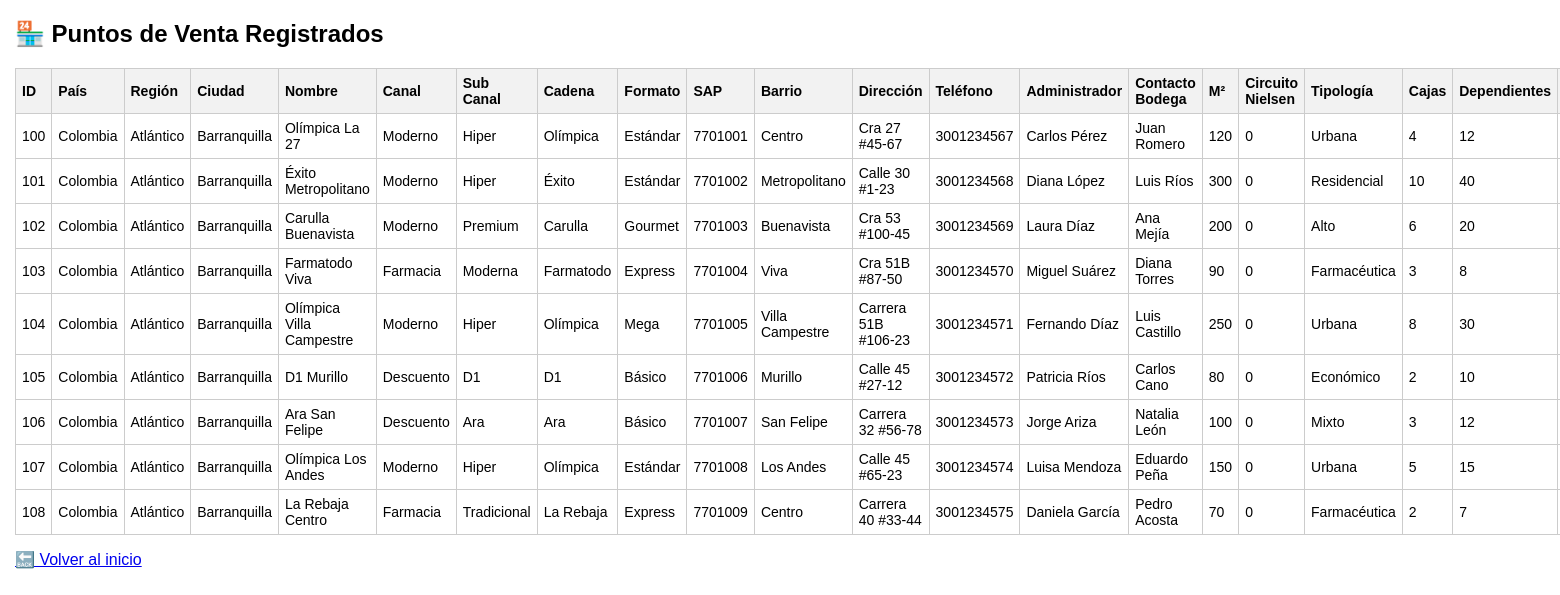
/ver_puntos_venta.php (signed in), run on the app's committed database.
### tables this page shows
CREATE TABLE `puntos_venta` (
  `id` int(11) NOT NULL,
  `pais` varchar(100) DEFAULT NULL,
  `region` varchar(100) DEFAULT NULL,
  `ciudad` varchar(100) DEFAULT NULL,
  `nombre` varchar(150) DEFAULT NULL,
  `canal` varchar(100) DEFAULT NULL,
  `sub_canal` varchar(100) DEFAULT NULL,
  `nombre_cadena` varchar(100) DEFAULT NULL,
  `nombre_formato` varchar(100) DEFAULT NULL,
  `cod_sap` varchar(50) DEFAULT NULL,
  `barrio` varchar(100) DEFAULT NULL,
  `direccion` varchar(200) DEFAULT NULL,
  `telefono` varchar(50) DEFAULT NULL,
  `nombre_administrador` varchar(100) DEFAULT NULL,
  `contacto_bodega` varchar(100) DEFAULT NULL,
  `metros_cuadrados` varchar(50) DEFAULT NULL,
  `circuito_nielsen` varchar(100) DEFAULT NULL,
  `tipologia_punto_venta` varchar(100) DEFAULT NULL,
  `num_cajas_registradoras` int(11) DEFAULT NULL,
  `num_dependientes` int(11) DEFAULT NULL,
  `latitud` varchar(50) DEFAULT NULL,
  `longitud` varchar(50) DEFAULT NULL,
  `validar_georreferencia` varchar(10) DEFAULT NULL
);

### ver_puntos_venta.php (the view, shortened to what this page needs)
<?php
include 'conexion.php';
$sql = "SELECT * FROM puntos_venta ORDER BY id ASC";
$result = mysqli_query($conn, $sql);
?>
<!DOCTYPE html>
<html lang="es">
<head>
</head>
<body>
    <h2>🏪 Puntos de Venta Registrados</h2>
    <table>
    <thead>
        <tr>
            <th>ID</th>
            <th>País</th>
            <th>Región</th>
            <th>Ciudad</th>
            <th>Nombre</th>
            <th>Canal</th>
            <th>Sub Canal</th>
            <th>Cadena</th>
            <th>Formato</th>
            <th>SAP</th>
            <th>Barrio</th>
            <th>Dirección</th>
            <th>Teléfono</th>
            <th>Administrador</th>
            <th>Contacto Bodega</th>
            <th>M²</th>
            <th>Circuito Nielsen</th>
            <th>Tipología</th>
            <th>Cajas</th>
            <th>Dependientes</th>
            <th>Latitud</th>
        </tr>
    </thead>
    <tbody>
        <?php while ($row = mysqli_fetch_assoc($result)): ?>
            <tr>
                <td><?= $row['id'] ?></td>
                <td><?= htmlspecialchars($row['pais']) ?></td>
                <td><?= htmlspecialchars($row['region']) ?></td>
                <td><?= htmlspecialchars($row['ciudad']) ?></td>
                <td><?= htmlspecialchars($row['nombre']) ?></td>
                <td><?= htmlspecialchars($row['canal']) ?></td>
                <td><?= htmlspecialchars($row['sub_canal']) ?></td>
                <td><?= htmlspecialchars($row['nombre_cadena']) ?></td>
                <td><?= htmlspecialchars($row['nombre_formato']) ?></td>
                <td><?= htmlspecialchars($row['cod_sap']) ?></td>
                <td><?= htmlspecialchars($row['barrio']) ?></td>
                <td><?= htmlspecialchars($row['direccion']) ?></td>
                <td><?= htmlspecialchars($row['telefono']) ?></td>
                <td><?= htmlspecialchars($row['nombre_administrador']) ?></td>
                <td><?= htmlspecialchars($row['contacto_bodega']) ?></td>
                <td><?= htmlspecialchars($row['metros_cuadrados']) ?></td>
                <td><?= htmlspecialchars($row['circuito_nielsen']) ?></td>
                <td><?= htmlspecialchars($row['tipologia_punto_venta']) ?></td>
                <td><?= htmlspecialchars($row['num_cajas_registradoras']) ?></td>
                <td><?= htmlspecialchars($row['num_dependientes']) ?></td>
                <td><?= htmlspecialchars($row['latitud']) ?></td>
            </tr>
        <?php endwhile; ?>
    </tbody>
</table>
    <a href="dashboard.php">🔙 Volver al inicio</a>
</body>
</html>

### ver_puntos_venta.php (style rules this page uses)
body { font-family: Arial, sans-serif; margin: 15px; }
h2 { margin-bottom: 20px; }
table { border-collapse: collapse; width: 100%; font-size: 14px; }
th, td { border: 1px solid #ccc; padding: 6px; text-align: left; }
th { background-color: #f2f2f2; }
a { display: inline-block; margin-top: 15px; }

### data on the page
puntos_venta: id "100", pais "Colombia", region "Atlántico", ciudad "Barranquilla", nombre "Olímpica La 27", canal "Moderno", sub_canal "Hiper", nombre_cadena "Olímpica", nombre_formato "Estándar", cod_sap "7701001", barrio "Centro", direccion "Cra 27 #45-67", telefono "3001234567", nombre_administrador "Carlos Pérez", contacto_bodega "Juan Romero", metros_cuadrados "120", circuito_nielsen "0", tipologia_punto_venta "Urbana", num_cajas_registradoras "4", num_dependientes "12"
puntos_venta: id "101", pais "Colombia", region "Atlántico", ciudad "Barranquilla", nombre "Éxito Metropolitano", canal "Moderno", sub_canal "Hiper", nombre_cadena "Éxito", nombre_formato "Estándar", cod_sap "7701002", barrio "Metropolitano", direccion "Calle 30 #1-23", telefono "3001234568", nombre_administrador "Diana López", contacto_bodega "Luis Ríos", metros_cuadrados "300", circuito_nielsen "0", tipologia_punto_venta "Residencial", num_cajas_registradoras "10", num_dependientes "40"
puntos_venta: id "102", pais "Colombia", region "Atlántico", ciudad "Barranquilla", nombre "Carulla Buenavista", canal "Moderno", sub_canal "Premium", nombre_cadena "Carulla", nombre_formato "Gourmet", cod_sap "7701003", barrio "Buenavista", direccion "Cra 53 #100-45", telefono "3001234569", nombre_administrador "Laura Díaz", contacto_bodega "Ana Mejía", metros_cuadrados "200", circuito_nielsen "0", tipologia_punto_venta "Alto", num_cajas_registradoras "6", num_dependientes "20"
puntos_venta: id "103", pais "Colombia", region "Atlántico", ciudad "Barranquilla", nombre "Farmatodo Viva", canal "Farmacia", sub_canal "Moderna", nombre_cadena "Farmatodo", nombre_formato "Express", cod_sap "7701004", barrio "Viva", direccion "Cra 51B #87-50", telefono "3001234570", nombre_administrador "Miguel Suárez", contacto_bodega "Diana Torres", metros_cuadrados "90", circuito_nielsen "0", tipologia_punto_venta "Farmacéutica", num_cajas_registradoras "3", num_dependientes "8"
puntos_venta: id "104", pais "Colombia", region "Atlántico", ciudad "Barranquilla", nombre "Olímpica Villa Campestre", canal "Moderno", sub_canal "Hiper", nombre_cadena "Olímpica", nombre_formato "Mega", cod_sap "7701005", barrio "Villa Campestre", direccion "Carrera 51B #106-23", telefono "3001234571", nombre_administrador "Fernando Díaz", contacto_bodega "Luis Castillo", metros_cuadrados "250", circuito_nielsen "0", tipologia_punto_venta "Urbana", num_cajas_registradoras "8", num_dependientes "30"
puntos_venta: id "105", pais "Colombia", region "Atlántico", ciudad "Barranquilla", nombre "D1 Murillo", canal "Descuento", sub_canal "D1", nombre_cadena "D1", nombre_formato "Básico", cod_sap "7701006", barrio "Murillo", direccion "Calle 45 #27-12", telefono "3001234572", nombre_administrador "Patricia Ríos", contacto_bodega "Carlos Cano", metros_cuadrados "80", circuito_nielsen "0", tipologia_punto_venta "Económico", num_cajas_registradoras "2", num_dependientes "10"
puntos_venta: id "106", pais "Colombia", region "Atlántico", ciudad "Barranquilla", nombre "Ara San Felipe", canal "Descuento", sub_canal "Ara", nombre_cadena "Ara", nombre_formato "Básico", cod_sap "7701007", barrio "San Felipe", direccion "Carrera 32 #56-78", telefono "3001234573", nombre_administrador "Jorge Ariza", contacto_bodega "Natalia León", metros_cuadrados "100", circuito_nielsen "0", tipologia_punto_venta "Mixto", num_cajas_registradoras "3", num_dependientes "12"
puntos_venta: id "107", pais "Colombia", region "Atlántico", ciudad "Barranquilla", nombre "Olímpica Los Andes", canal "Moderno", sub_canal "Hiper", nombre_cadena "Olímpica", nombre_formato "Estándar", cod_sap "7701008", barrio "Los Andes", direccion "Calle 45 #65-23", telefono "3001234574", nombre_administrador "Luisa Mendoza", contacto_bodega "Eduardo Peña", metros_cuadrados "150", circuito_nielsen "0", tipologia_punto_venta "Urbana", num_cajas_registradoras "5", num_dependientes "15"
puntos_venta: id "108", pais "Colombia", region "Atlántico", ciudad "Barranquilla", nombre "La Rebaja Centro", canal "Farmacia", sub_canal "Tradicional", nombre_cadena "La Rebaja", nombre_formato "Express", cod_sap "7701009", barrio "Centro", direccion "Carrera 40 #33-44", telefono "3001234575", nombre_administrador "Daniela García", contacto_bodega "Pedro Acosta", metros_cuadrados "70", circuito_nielsen "0", tipologia_punto_venta "Farmacéutica", num_cajas_registradoras "2", num_dependientes "7"
